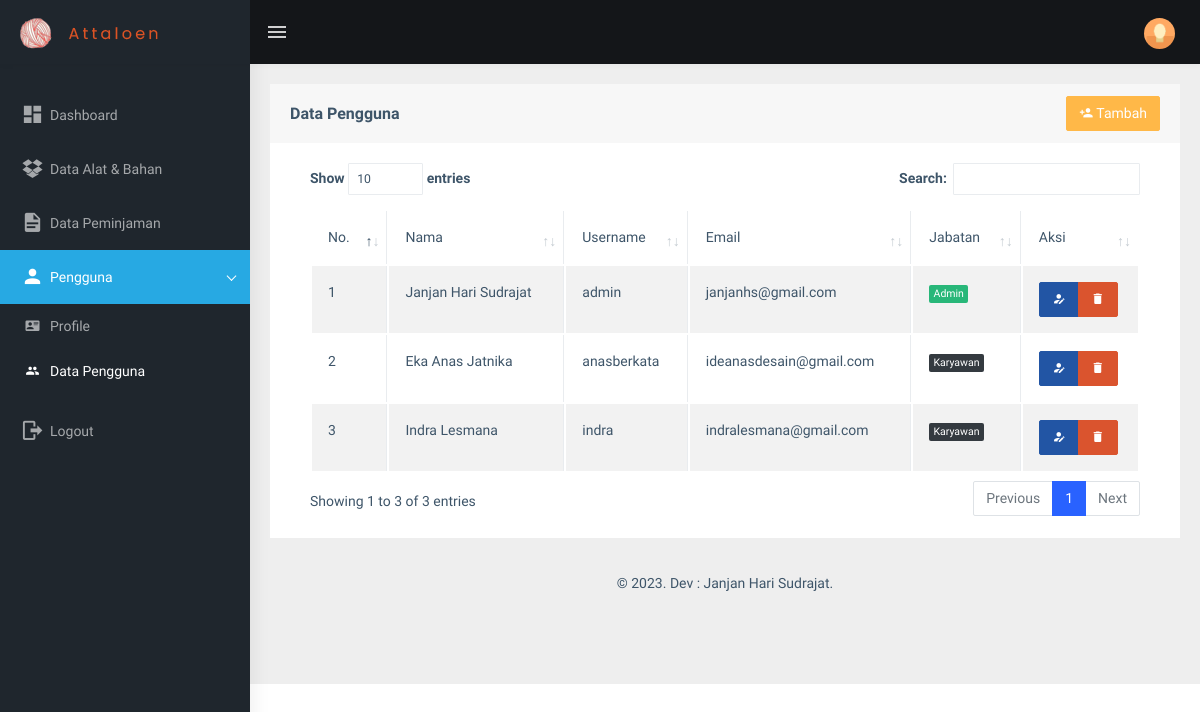
The app's page /view_user/users.php (signed in), older data.
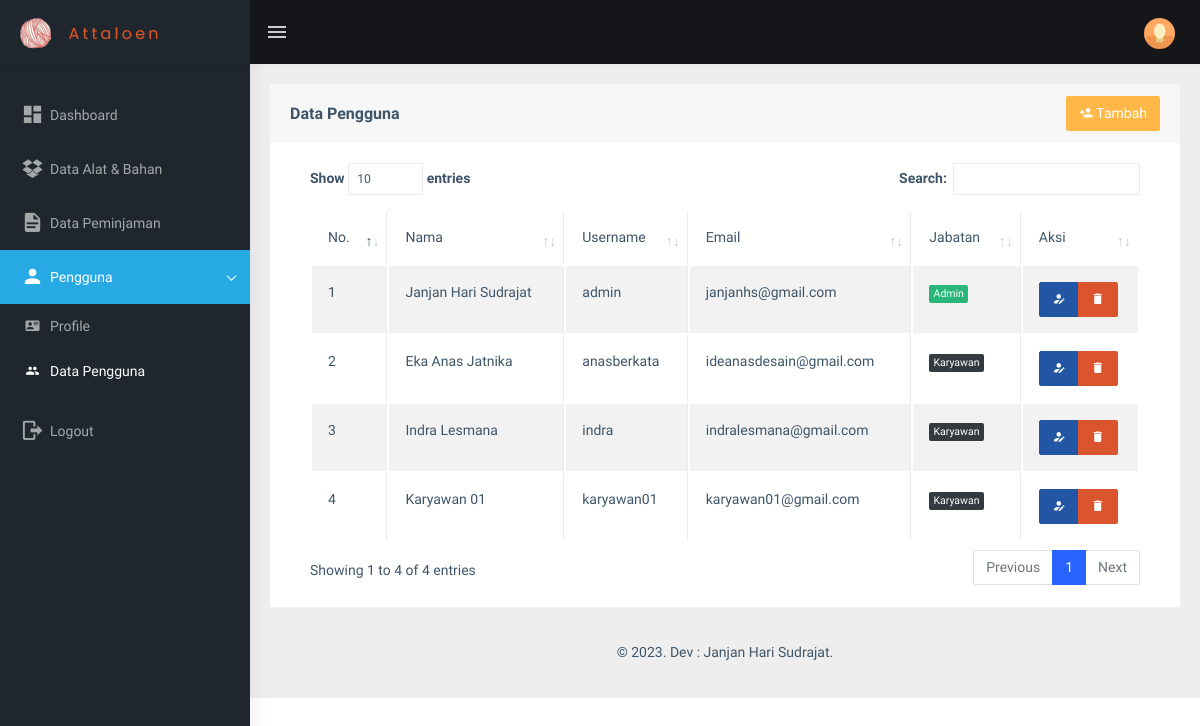
The same page, newer data.
### tables this page shows
CREATE TABLE `users` (
  `id_user` int(11) NOT NULL,
  `nama` varchar(255) NOT NULL,
  `username` varchar(255) NOT NULL,
  `email` varchar(255) NOT NULL,
  `password` varchar(255) NOT NULL,
  `phone` varchar(40) NOT NULL,
  `image` varchar(255) NOT NULL,
  `role_id` int(10) NOT NULL,
  `date_created` date NOT NULL,
  `is_active` int(10) NOT NULL
);

CREATE TABLE `users_role` (
  `id_role` int(11) NOT NULL,
  `role` varchar(255) NOT NULL
);

### functions.php (called while the page is built, shortened)
<?php
$conn = mysqli_connect("localhost", "root", "", "db_sippa");
function query($query)
{
    global $conn;
    $result = mysqli_query($conn, $query);
    $rows = [];
    while ($row = mysqli_fetch_assoc($result)) {
        $rows[] = $row;
    }
    return $rows;
}

### view_user/users.php (the view, shortened to what this page needs)
<?php
include "../templates/header.php";
$users = query(
    "SELECT * FROM users
    INNER JOIN users_role ON users.role_id = users_role.id_role"
);
?>
<div class="page-wrapper">
    <div class="container-fluid">
        <div class="row">
            <div class="col-md-12">
                <div class="card">
                    <div class="card-header">
                        <div class="row">
                            <div class="col">
                                <h5 class="card-title pt-2">Data Pengguna</h5>
                            </div>
                            <div class="col">
                                <a href="user_add.php" class="btn btn-warning text-white float-end"><i
                                        class="mdi mdi-account-plus"></i> Tambah</a>
                            </div>
                        </div>
                    </div>
                    <div class="card-body">
                        <div class="table-responsive">
                            <table id="zero_config" class="table table-striped table-bordered">
                                <thead>
                                    <tr>
                                        <th>No.</th>
                                        <th>Nama</th>
                                        <th>Username</th>
                                        <th>Email</th>
                                        <th>Jabatan</th>
                                        <th>Aksi</th>
                                    </tr>
                                </thead>
                                <tbody>
                                    <?php $i = 1; ?>
                                    <?php foreach ($users as $u): ?>
                                        <tr>
                                            <td>
                                                <?= $i; ?>
                                            </td>
                                            <td>
                                                <?= $u["nama"]; ?>
                                            </td>
                                            <td>
                                                <?= $u["username"]; ?>
                                            </td>
                                            <td>
                                                <?= $u["email"]; ?>
                                            </td>
                                            <td>
                                                <?php if ($u["role_id"] == 1): ?>
                                                    <span class="badge bg-success">
                                                    <?php else: ?>
                                                        <span class="badge bg-dark">
                                                        <?php endif; ?>
                                                        <?= $u["role"]; ?>
                                                    </span>
                                            </td>
                                            <td>
                                                <div class="btn-group btn-group-toggle" data-toggle="buttons">
                                                    <a href="user_edit.php?id_user=<?= $u["id_user"] ?>"
                                                        class="btn btn-info text-white"><i
                                                            class="mdi mdi-account-edit"></i></a>
                                                    <a href="user_delete.php?id_user=<?= $u["id_user"] ?>"
                                                        class="btn btn-danger text-white"
                                                        onclick="return confirm('Yakin ingin menghapus <?= $u['nama']; ?>?');"><i
                                                            class="mdi mdi-delete"></i></a>
                                                </div>
                                            </td>
                                        </tr>
                                        <?php $i++; ?>
                                    <?php endforeach; ?>
                            </table>
                        </div>
                    </div>
                </div>
            </div>
        </div>
        <?php
        include "../templates/footer.php";
        ?>

Row changes from the older to the newer data that the page shows:
added users: nama "Karyawan 01", username "karyawan01", email "karyawan01@gmail.com", users_role.role "Karyawan"
Text that changed along with them:
text written by a page script: "Show entries Search: Showing 1 to 3 of 3 entries Previous 1 Next" → "Show entries Search: Showing 1 to 4 of 4 entries Previous 1 Next"
